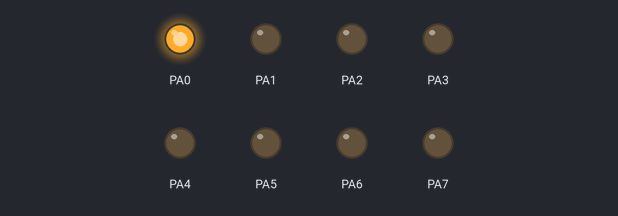
This program was run on a simulated ATmega32, built with avr-gcc and emulated at 8 MHz. Shown: output pins drawn as LEDs (lit = HIGH).

Above: at 0.5 s.
At 2.6 s:
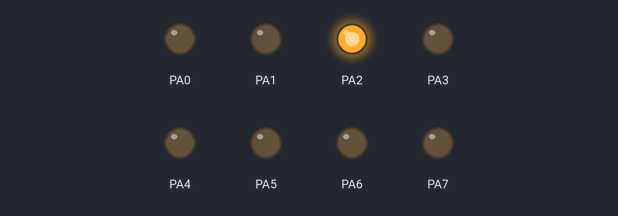
At 3.7 s:
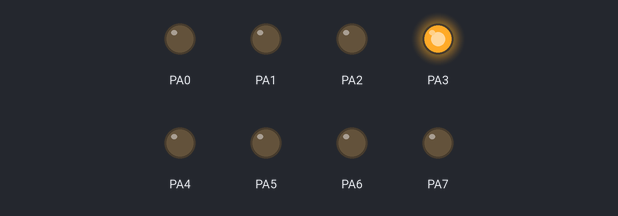
At 4.7 s:
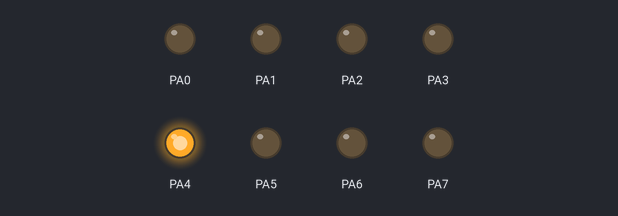
At 6.8 s:
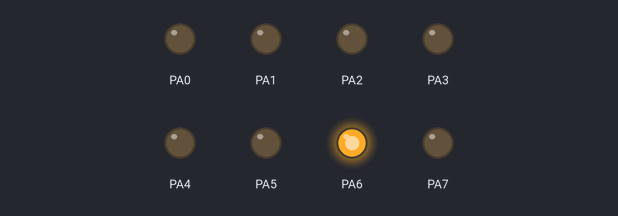
At 10.0 s:
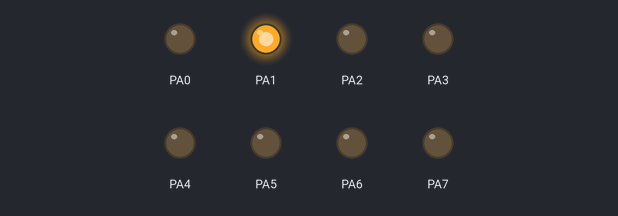
Timing chart, 0 to 10.9 s (numbered marks = the images above):
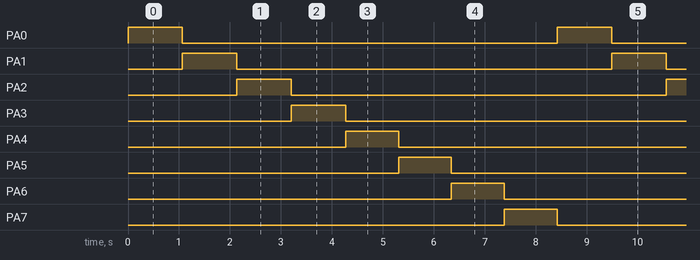

Measured:
- by itself, PA0–3: alternates HIGH for 1.1 s and LOW for 7.4 s
- by itself, PA4–7: alternates HIGH for 1.0 s and LOW for 7.4 s
- by itself, everything shown: repeats every 8.4 s, in 8 steps

The program:

main.c
```c
/*
 * main.c
 *
 *  Created on: Oct 4, 2020
 *      Author: Hussam
 */

#include "avr/io.h"
#define F_CPU 8000000UL
#include <util/delay.h>

int main(void){
	DDRA =0xff ;


	while (1)
	{

		PORTA=0x01;
		_delay_ms(1000);
		PORTA=0x02;
		_delay_ms(1000);
		PORTA=0x04;
		_delay_ms(1000);
		PORTA=0x08;
		_delay_ms(1000);
		PORTA=0x10;
		_delay_ms(1000);
		PORTA=0x20;
		_delay_ms(1000);
		PORTA=0x40;
		_delay_ms(1000);
		PORTA=0x80;
		_delay_ms(1000);
	}
	return 0;
}
```
